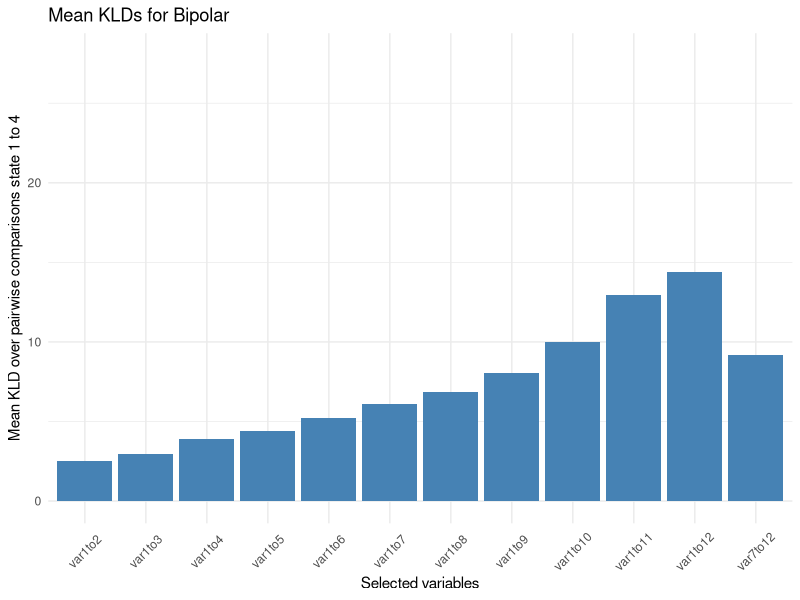
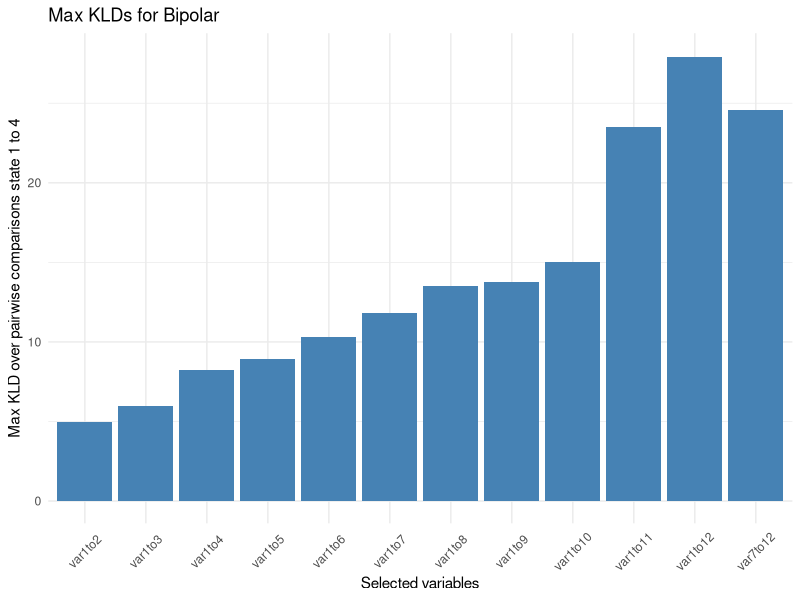
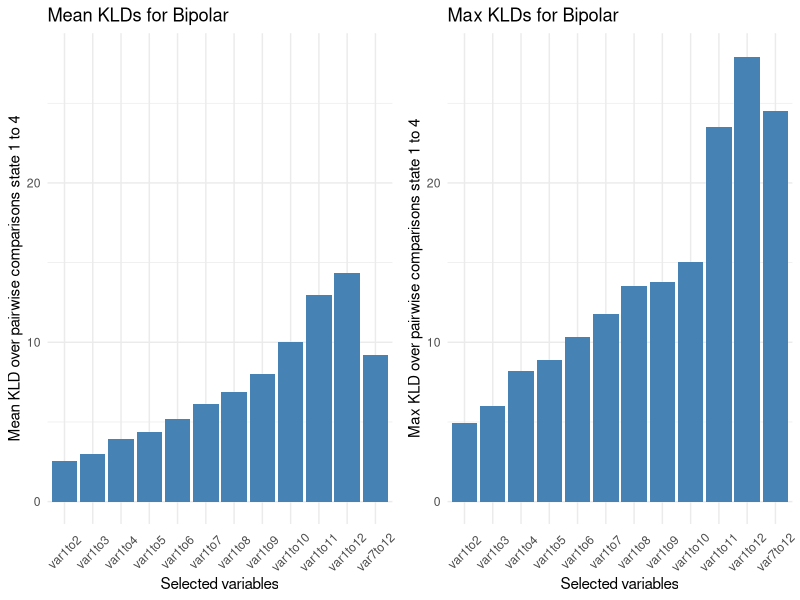
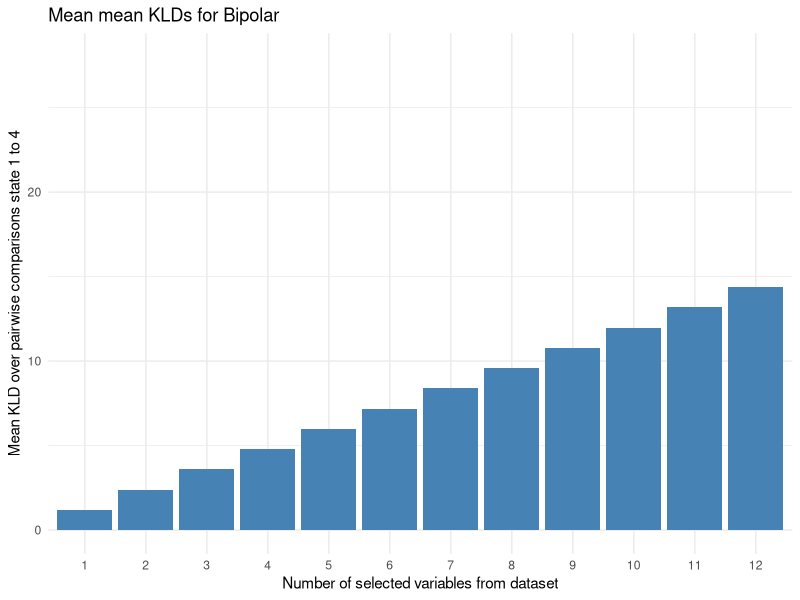
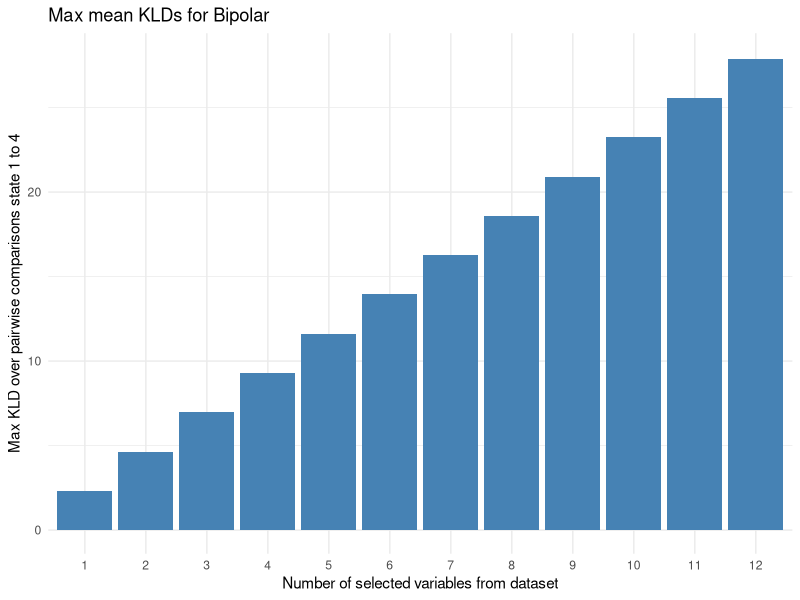
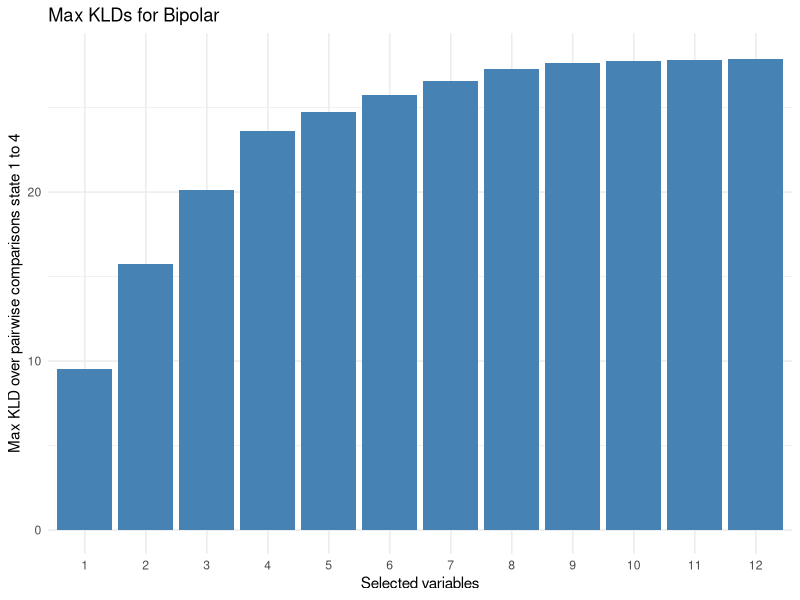
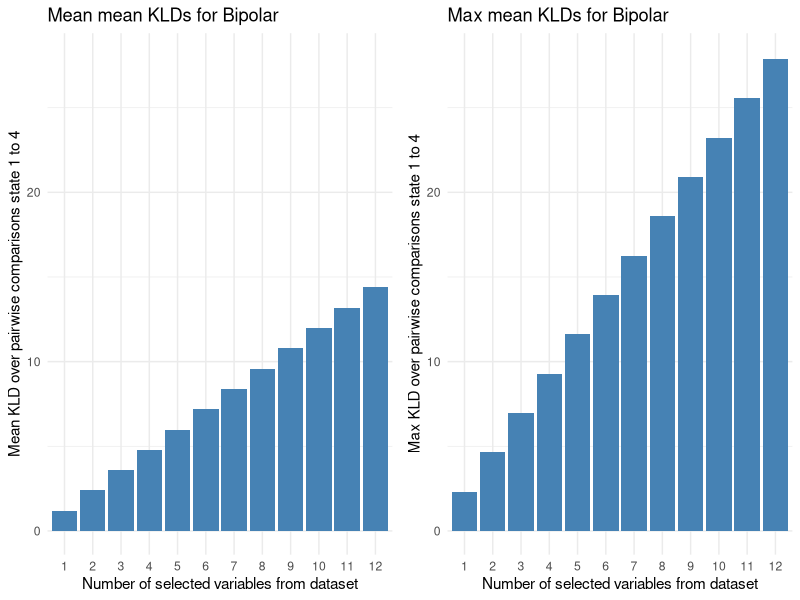
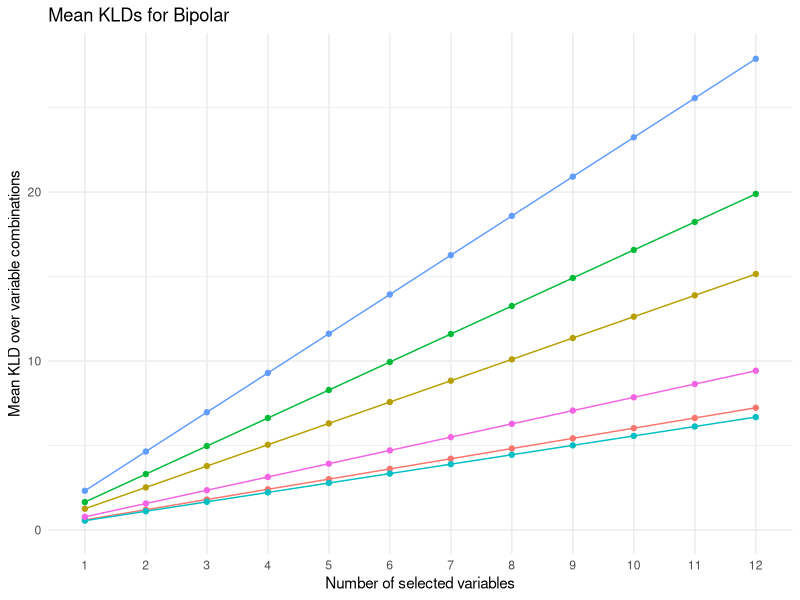

Write R code to recreate these figures, in order. (Note: this script raises an error after producing the figures.)
library(ggplot2)
library(cowplot)
library(combinat)


KLD <- function(mu1, mu2, sig1, sig2) {
  
  d <- length(mu1)
  sig1 <- matrix(sig1, d, d)
  sig2 <- matrix(sig2, d, d)
  mu1 <- matrix(mu1, nrow=d)
  mu2 <- matrix(mu2, nrow=d)
  
  kld <- 0.5 * (    log( det(sig2)/det(sig1) )
                    - d
                    + sum(diag(solve(sig2) %*% sig1))
                    + t(mu1 - mu2) %*% solve(sig2) %*% (mu1 - mu2)
  )
  
  as.numeric(kld)
}


# ---------- Compute KLDs from Emmeke's Empirical Data ---


# ----- Bipolar (published) ------

## data ####
m <- 4
n_dep <- 12
bipolar_mean <- matrix(c( 8.9,  6.9, 16.2, 10.8, 33.0, 54.5,  9.6,  8.2, 38.9,  32.4,  30.5,  31.3,
                         20.2, 16.8, 25.8, 25.5, 34.1, 50.4, 33.8, 23.9, 44.5,  37.4,  36.9,  42.8,
                         49.6, 38.5, 45.1, 49.2, 58.3, 26.5, 35.4, 37.4, 31.8,  18.0,  20.9,  33.7,
                         41.4, 32.5, 31.3, 35.7, 55.3, 29.6, 18.5, 24.0, 22.9,  14.4,  13.3,  19.5), 
                       byrow = TRUE, nrow = m, ncol = n_dep)
colnames(bipolar_mean) <- c("down","dread","worry",
                            "inadequate", "tired", "content",
                            "agitated", "irritated", "switch_focus",
                            "extremely_well", "full_of_ideas", "thoughts_racing")
rownames(bipolar_mean) <- paste0("State_", 1:m)

bipolar_SD <-  matrix(c( 5.0,  4.9, 11.7,  6.7, 20.8, 12.9,  6.1,  5.7, 11.0,  12.1,  11.0,  10.1,
                        16.2, 19.5, 20.9, 19.6, 25.3, 17.6, 24.2, 22.3, 19.6,  20.7,  18.8,  21.1,
                        20.5, 23.7, 23.3, 22.2, 21.8, 17.0, 24.4, 23.9, 18.7,  12.2,  17.5,  21.3,
                        14.4, 19.6, 19.0, 18.7, 19.1, 14.9, 14.9, 17.8,  9.5,   7.9,   6.4,   9.3),
                        byrow = TRUE, nrow = m, ncol = n_dep)
colnames(bipolar_SD) <- c("down","dread","worry",
                            "inadequate", "tired", "content",
                            "agitated", "irritated", "switch_focus",
                            "extremely_well", "full_of_ideas", "thoughts_racing")
rownames(bipolar_SD) <- paste0("State_", 1:m)

## quick look ####
mu1 <- bipolar_mean[1,]
mu2 <- bipolar_mean[2,]
mu3 <- bipolar_mean[3,]
mu4 <- bipolar_mean[4,]

sig1 <- diag(n_dep) * bipolar_SD[1,]^2
sig2 <- diag(n_dep) * bipolar_SD[2,]^2
sig3 <- diag(n_dep) * bipolar_SD[3,]^2
sig4 <- diag(n_dep) * bipolar_SD[4,]^2


KLD(mu1=mu1, mu2=mu2, sig1=sig1, sig2=sig2)
KLD(mu1=mu1, mu2=mu3, sig1=sig1, sig2=sig3)
KLD(mu1=mu1, mu2=mu4, sig1=sig1, sig2=sig4)
KLD(mu1=mu2, mu2=mu3, sig1=sig2, sig2=sig3)
KLD(mu1=mu2, mu2=mu4, sig1=sig2, sig2=sig4)
KLD(mu1=mu3, mu2=mu4, sig1=sig3, sig2=sig4)

## more elaborate look ####
n_comp <- 6 
KLDs_bipolar <- data.frame(from_var = rep(c(rep(1,11), 7), each = n_comp),
                           to_var = rep(c(2:12,12), each = n_comp),
                           mu1 = c(rep(1,3), rep(2,2), 3),
                           mu2 = c(2, 3, 4, 3, 4, 4),
                           KLD = NA)

for(i in 1:length(KLDs_bipolar[,1])){
  vars <- KLDs_bipolar$from_var[i]:KLDs_bipolar$to_var[i]
  KLDs_bipolar$KLD[i] <- KLD(mu1 = bipolar_mean[KLDs_bipolar$mu1[i], vars], 
                             mu2 = bipolar_mean[KLDs_bipolar$mu2[i], vars], 
                             sig1 = (diag(length(vars)) * bipolar_SD[KLDs_bipolar$mu1[i], vars]^2), 
                             sig2 = (diag(length(vars)) * bipolar_SD[KLDs_bipolar$mu2[i], vars]^2))
}

KLDs_bipolar$var_from_to <- factor(paste0("var",KLDs_bipolar$from_var, "to", KLDs_bipolar$to_var), 
                                      levels = unique(paste0("var",KLDs_bipolar$from_var, "to", KLDs_bipolar$to_var)))

plot_mean_bipolar <- ggplot(data = KLDs_bipolar, aes(x = var_from_to, y = KLD)) +
  geom_bar(stat = "summary", fun = "mean", fill="steelblue") + 
  ggtitle("Mean KLDs for Bipolar") +
  ylab("Mean KLD over pairwise comparisons state 1 to 4") + ylim(0,28) +
  xlab("Selected variables") +
  theme_minimal() + 
  theme(axis.text.x = element_text(angle = 45, vjust = 0.5, hjust=0.5))
plot_mean_bipolar

plot_max_bipolar <- ggplot(data = KLDs_bipolar, aes(x = var_from_to, y = KLD)) +
  geom_bar(stat = "summary", fun = "max", fill="steelblue") + 
  ggtitle("Max KLDs for Bipolar") +
  ylab("Max KLD over pairwise comparisons state 1 to 4") + ylim(0,28) +
  xlab("Selected variables") +
  theme_minimal() + 
  theme(axis.text.x = element_text(angle = 45, vjust = 0.5, hjust= 0.5))
plot_max_bipolar

plot_grid(plot_mean_bipolar, plot_max_bipolar)



## Even more elaborate look ####
n_comp <- 6 

KLDs_bipolar2 <- data.frame(n_var = rep(1:12, each = n_comp),
                           mu1 = c(rep(1,3), rep(2,2), 3),
                           mu2 = c(2, 3, 4, 3, 4, 4),
                           KLD_mean = NA, 
                           KLD_max = NA)

for(i in 1:length(KLDs_bipolar2[,1])){
  if(KLDs_bipolar2$n_var[i] < n_dep){
    var_comb <- combn(1:n_dep, m = KLDs_bipolar2$n_var[i])
    n_comb <- dim(var_comb)[2]
    KLDs <- numeric(n_comb)
    
    for(j in 1:n_comb){
      KLDs[j] <- KLD(mu1 = bipolar_mean[KLDs_bipolar2$mu1[i], var_comb[,j]], 
                     mu2 = bipolar_mean[KLDs_bipolar2$mu2[i], var_comb[,j]], 
                     sig1 = (diag(dim(var_comb)[1]) * bipolar_SD[KLDs_bipolar2$mu1[i], var_comb[,j]]^2), 
                     sig2 = (diag(dim(var_comb)[1]) * bipolar_SD[KLDs_bipolar2$mu2[i], var_comb[,j]]^2))
    }
    KLDs_bipolar2$KLD_mean[i] <- mean(KLDs)
    KLDs_bipolar2$KLD_max[i] <- max(KLDs)
  } else {
    KLDs_bipolar2$KLD_mean[i] <- KLD(mu1 = bipolar_mean[KLDs_bipolar2$mu1[i], 1:n_dep], 
                                    mu2 = bipolar_mean[KLDs_bipolar2$mu2[i], 1:n_dep], 
                                    sig1 = (diag(n_dep) * bipolar_SD[KLDs_bipolar2$mu1[i], 1:n_dep]^2), 
                                    sig2 = (diag(n_dep) * bipolar_SD[KLDs_bipolar2$mu2[i], 1:n_dep]^2))
    KLDs_bipolar2$KLD_max[i] <- KLD(mu1 = bipolar_mean[KLDs_bipolar2$mu1[i], 1:n_dep], 
                                   mu2 = bipolar_mean[KLDs_bipolar2$mu2[i], 1:n_dep], 
                                   sig1 = (diag(n_dep) * bipolar_SD[KLDs_bipolar2$mu1[i], 1:n_dep]^2), 
                                   sig2 = (diag(n_dep) * bipolar_SD[KLDs_bipolar2$mu2[i], 1:n_dep]^2))
  }
  
}

KLDs_bipolar2$n_var <- factor(KLDs_bipolar2$n_var)
KLDs_bipolar2$state_comp <- factor(paste0("st", KLDs_bipolar2$mu1,"_vs_st", KLDs_bipolar2$mu2))

### barplot visualization ####
plot_mean_mean_bipolar <- ggplot(data = KLDs_bipolar2, aes(x = n_var, y = KLD_mean)) +
  geom_bar(stat = "summary", fun = "mean", fill="steelblue") + 
  ggtitle("Mean mean KLDs for Bipolar") +
  ylab("Mean KLD over pairwise comparisons state 1 to 4") + ylim(0,28) +
  xlab("Number of selected variables from dataset") +
  theme_minimal() 
plot_mean_mean_bipolar

plot_max_mean_bipolar <- ggplot(data = KLDs_bipolar2, aes(x = n_var, y = KLD_mean)) +
  geom_bar(stat = "summary", fun = "max", fill="steelblue") + 
  ggtitle("Max mean KLDs for Bipolar") +
  ylab("Max KLD over pairwise comparisons state 1 to 4") + ylim(0,28) +
  xlab("Number of selected variables from dataset") +
  theme_minimal() 
plot_max_mean_bipolar

plot_max_bipolar <- ggplot(data = KLDs_bipolar2, aes(x = n_var, y = KLD_max)) +
  geom_bar(stat = "summary", fun = "max", fill="steelblue") + 
  ggtitle("Max KLDs for Bipolar") +
  ylab("Max KLD over pairwise comparisons state 1 to 4") + ylim(0,28) +
  xlab("Selected variables") +
  theme_minimal() 
plot_max_bipolar

plot_grid(plot_mean_mean_bipolar, plot_max_mean_bipolar)

### line visualization ####
plot_line_mean_bipolar <- ggplot(data = KLDs_bipolar2, aes(x = n_var, y = KLD_mean, group = state_comp, color = state_comp)) +
  geom_line() + 
  geom_point() + 
  ggtitle("Mean KLDs for Bipolar") +
  ylab("Mean KLD over variable combinations") + ylim(0,28) +
  xlab("Number of selected variables") +
  theme_minimal() + theme(legend.position="none")
plot_line_mean_bipolar

plot_line_max_bipolar <- ggplot(data = KLDs_bipolar2, aes(x = n_var, y = KLD_max, group = state_comp, color = state_comp)) +
  geom_line() + 
  geom_point() + 
  ggtitle("Max KLDs for Bipolar") +
  ylab("Max KLD over variable combinations") + ylim(0,28) +
  xlab("Number of selected variables") +
  theme_minimal() 
plot_line_max_bipolar

plot_grid(plot_line_mean_bipolar, plot_line_max_bipolar, rel_widths = c(0.8, 1))


# ----- Trans-ID (in prep) ------
## data ####
m <- 3
n_dep <- 10
mu1 <- c(30, 30, 40, 46, 50, 44, 39, 50, 53, 63)
mu2 <- c(41, 37, 52, 56, 39, 34, 28, 36, 42, 56)
mu3 <- c(51, 49, 58, 61, 34, 26, 24, 25, 31, 45)
TRANS_ID_mean <- rbind(mu1, mu2, mu3)
colnames(TRANS_ID_mean) <- c("cheerful",
                             "energetic",
                             "content",
                             "at_ease",
                             "restless",
                             "stressed" ,
                             "irritated",
                             "down" ,
                             "listless",
                             "tired")
rownames(TRANS_ID_mean) <- paste0("State_", 1:m)

sd1 <- c(15, 16, 17, 19, 22, 23, 23, 20, 22, 19)
sd2 <- c(15, 16, 14, 15, 17, 16, 15, 15, 18, 19)
sd3 <- c(13, 15, 10, 12, 15, 12, 12, 10, 13, 19)

TRANS_ID_SD <- rbind(sd1, sd2, sd3)
colnames(TRANS_ID_SD) <- c("cheerful",
                             "energetic",
                             "content",
                             "at_ease",
                             "restless",
                             "stressed" ,
                             "irritated",
                             "down" ,
                             "listless",
                             "tired")
rownames(TRANS_ID_SD) <- paste0("State_", 1:m)

## quick look, 3 Comparisons ####
KLD(mu1=mu1, mu2=mu2, sig1=sig1, sig2=sig2)
KLD(mu1=mu1, mu2=mu3, sig1=sig1, sig2=sig3)
KLD(mu1=mu2, mu2=mu3, sig1=sig2, sig2=sig3)

## more elobarate look ####
n_comp <- 3
KLDs_TRANS_ID <- data.frame(from_var = rep(c(rep(1,9)), each = n_comp),
                           to_var = rep(c(2:10), each = n_comp),
                           mu1 = c(1, 1, 2),
                           mu2 = c(2, 3, 3),
                           KLD = NA)

for(i in 1:length(KLDs_TRANS_ID[,1])){
  vars <- KLDs_TRANS_ID$from_var[i]:KLDs_TRANS_ID$to_var[i]
  KLDs_TRANS_ID$KLD[i] <- KLD(mu1 = TRANS_ID_mean[KLDs_TRANS_ID$mu1[i], vars], 
                             mu2 = TRANS_ID_mean[KLDs_TRANS_ID$mu2[i], vars], 
                             sig1 = (diag(length(vars)) * TRANS_ID_SD[KLDs_TRANS_ID$mu1[i], vars]^2), 
                             sig2 = (diag(length(vars)) * TRANS_ID_SD[KLDs_TRANS_ID$mu2[i], vars]^2))
}

KLDs_TRANS_ID$var_from_to <- factor(paste0("var",KLDs_TRANS_ID$from_var, "to", KLDs_TRANS_ID$to_var), 
                                   levels = unique(paste0("var",KLDs_TRANS_ID$from_var, "to", KLDs_TRANS_ID$to_var)))

plot_mean_TRANS_ID <- ggplot(data = KLDs_TRANS_ID, aes(x = var_from_to, y = KLD)) +
  geom_bar(stat = "summary", fun = "mean", fill="coral3") + 
  ggtitle("Mean KLDs for TRANS ID") +
  ylab("Mean KLD over pairwise comparisons state 1 to 3") + ylim(0,16) +
  xlab("Selected variables") +
  theme_minimal() + 
  theme(axis.text.x = element_text(angle = 45, vjust = 0.5, hjust=0.5))
plot_mean_TRANS_ID

plot_max_TRANS_ID <- ggplot(data = KLDs_TRANS_ID, aes(x = var_from_to, y = KLD)) +
  geom_bar(stat = "summary", fun = "max", fill="coral3") + 
  ggtitle("Max KLDs for TRANS ID") +
  ylab("Max KLD over pairwise comparisons state 1 to 3") + ylim(0,16) +
  xlab("Selected variables") +
  theme_minimal() + 
  theme(axis.text.x = element_text(angle = 45, vjust = 0.5, hjust=0.5))
plot_max_TRANS_ID

plot_grid(plot_mean_TRANS_ID, plot_max_TRANS_ID)

## Even more elaborate look ####
n_comp <- 3 

KLDs_TRANS_ID2 <- data.frame(n_var = rep(1:n_dep, each = n_comp),
                             mu1 = c(1, 1, 2),
                             mu2 = c(2, 3, 3),
                            KLD_mean = NA, 
                            KLD_max = NA)

for(i in 1:length(KLDs_TRANS_ID2[,1])){
  if(KLDs_TRANS_ID2$n_var[i] < n_dep){
    var_comb <- combn(1:n_dep, m = KLDs_TRANS_ID2$n_var[i])
    n_comb <- dim(var_comb)[2]
    KLDs <- numeric(n_comb)
    
    for(j in 1:n_comb){
      KLDs[j] <- KLD(mu1 = TRANS_ID_mean[KLDs_TRANS_ID2$mu1[i], var_comb[,j]], 
                     mu2 = TRANS_ID_mean[KLDs_TRANS_ID2$mu2[i], var_comb[,j]], 
                     sig1 = (diag(dim(var_comb)[1]) * TRANS_ID_SD[KLDs_TRANS_ID2$mu1[i], var_comb[,j]]^2), 
                     sig2 = (diag(dim(var_comb)[1]) * TRANS_ID_SD[KLDs_TRANS_ID2$mu2[i], var_comb[,j]]^2))
    }
    KLDs_TRANS_ID2$KLD_mean[i] <- mean(KLDs)
    KLDs_TRANS_ID2$KLD_max[i] <- max(KLDs)
  } else {
    KLDs_TRANS_ID2$KLD_mean[i] <- KLD(mu1 = TRANS_ID_mean[KLDs_TRANS_ID2$mu1[i], 1:n_dep], 
                                     mu2 = TRANS_ID_mean[KLDs_TRANS_ID2$mu2[i], 1:n_dep], 
                                     sig1 = (diag(n_dep) * TRANS_ID_SD[KLDs_TRANS_ID2$mu1[i], 1:n_dep]^2), 
                                     sig2 = (diag(n_dep) * TRANS_ID_SD[KLDs_TRANS_ID2$mu2[i], 1:n_dep]^2))
    KLDs_TRANS_ID2$KLD_max[i] <- KLD(mu1 = TRANS_ID_mean[KLDs_TRANS_ID2$mu1[i], 1:n_dep], 
                                    mu2 = TRANS_ID_mean[KLDs_TRANS_ID2$mu2[i], 1:n_dep], 
                                    sig1 = (diag(n_dep) * TRANS_ID_SD[KLDs_TRANS_ID2$mu1[i], 1:n_dep]^2), 
                                    sig2 = (diag(n_dep) * TRANS_ID_SD[KLDs_TRANS_ID2$mu2[i], 1:n_dep]^2))
  }
  
}

KLDs_TRANS_ID2$n_var <- factor(KLDs_TRANS_ID2$n_var)
KLDs_TRANS_ID2$state_comp <- factor(paste0("st", KLDs_TRANS_ID2$mu1,"_vs_st", KLDs_TRANS_ID2$mu2))

### barplot visualization ####
plot_mean_mean_TRANS_ID <- ggplot(data = KLDs_TRANS_ID2, aes(x = n_var, y = KLD_mean)) +
  geom_bar(stat = "summary", fun = "mean", fill="steelblue") + 
  ggtitle("Mean mean KLDs for TRANS-ID") +
  ylab("Mean KLD over pairwise comparisons state 1 to 4") + ylim(0,28) +
  xlab("Number of selected variables from dataset") +
  theme_minimal() 
plot_mean_mean_TRANS_ID

plot_max_mean_TRANS_ID <- ggplot(data = KLDs_TRANS_ID2, aes(x = n_var, y = KLD_mean)) +
  geom_bar(stat = "summary", fun = "max", fill="steelblue") + 
  ggtitle("Max mean KLDs for TRANS-ID") +
  ylab("Max KLD over pairwise comparisons state 1 to 4") + ylim(0,28) +
  xlab("Number of selected variables from dataset") +
  theme_minimal() 
plot_max_mean_TRANS_ID

plot_max_TRANS_ID <- ggplot(data = KLDs_TRANS_ID2, aes(x = n_var, y = KLD_max)) +
  geom_bar(stat = "summary", fun = "max", fill="steelblue") + 
  ggtitle("Max KLDs for TRANS-ID") +
  ylab("Max KLD over pairwise comparisons state 1 to 4") + ylim(0,28) +
  xlab("Selected variables") +
  theme_minimal() 
plot_max_TRANS_ID

plot_grid(plot_mean_mean_TRANS_ID, plot_max_mean_TRANS_ID)

### line visualization ####
plot_line_mean_TRANS_ID <- ggplot(data = KLDs_TRANS_ID2, aes(x = n_var, y = KLD_mean, group = state_comp, color = state_comp)) +
  geom_line() + 
  geom_point() + 
  ggtitle("Mean KLDs for TRANS-ID") +
  ylab("Mean KLD over variable combinations") + ylim(0,20) +
  xlab("Number of selected variables") +
  theme_minimal() + theme(legend.position="none")
plot_line_mean_TRANS_ID

plot_line_max_TRANS_ID <- ggplot(data = KLDs_TRANS_ID2, aes(x = n_var, y = KLD_max, group = state_comp, color = state_comp)) +
  geom_line() + 
  geom_point() + 
  ggtitle("Max KLDs for TRANS-ID") +
  ylab("Max KLD over variable combinations") + ylim(0,20) +
  xlab("Number of selected variables") +
  theme_minimal() 
plot_line_max_TRANS_ID

plot_grid(plot_line_mean_TRANS_ID, plot_line_max_TRANS_ID, rel_widths = c(0.8, 1))


#############
# ----- Suicidal crisis (submitted) ------
###########
m <- 4
n_dep <- 5
mu1 <- c(32, 44, 17, 42, 4)
mu2 <- c(52, 35, 30, 40, 48)
mu3 <- c(59, 33, 39, 42, 56)
mu4 <- c(72, 14, 49, 7, 66)

CAB_crisis_mean <- rbind(mu1, mu2, mu3, mu4)
colnames(CAB_crisis_mean) <- c("NegatiefAffect",
                               "Controle",
                               "Terugtrekken",
                               "BehoefteContact",
                               "Suicidaliteit")
rownames(CAB_crisis_mean) <- paste0("State_", 1:m)

sd1 <- c(13, 15, 16, 17,  2)
sd2 <- c(12, 14, 18, 21, 16)
sd3 <- c(15, 17, 26, 26, 20)
sd4 <- c(16,  9, 33,  4, 18)

CAB_crisis_SD <- rbind(sd1, sd2, sd3, sd4)
colnames(CAB_crisis_SD) <- c("NegatiefAffect",
                           "Controle",
                           "Terugtrekken",
                           "BehoefteContact",
                           "Suicidaliteit")
rownames(CAB_crisis_SD) <- paste0("State_", 1:m)

# more elobarte check 
n_comp <- 6 
KLDs_CAB_crisis <- data.frame(from_var = rep(c(rep(1,4)), each = n_comp),
                           to_var = rep(c(2:5), each = n_comp),
                           mu1 = c(rep(1,3), rep(2,2), 3),
                           mu2 = c(2, 3, 4, 3, 4, 4),
                           KLD = NA)

for(i in 1:length(KLDs_CAB_crisis[,1])){
  vars <- KLDs_CAB_crisis$from_var[i]:KLDs_CAB_crisis$to_var[i]
  KLDs_CAB_crisis$KLD[i] <- KLD(mu1 = CAB_crisis_mean[KLDs_CAB_crisis$mu1[i], vars], 
                             mu2 = CAB_crisis_mean[KLDs_CAB_crisis$mu2[i], vars], 
                             sig1 = (diag(length(vars)) * CAB_crisis_SD[KLDs_CAB_crisis$mu1[i], vars]^2), 
                             sig2 = (diag(length(vars)) * CAB_crisis_SD[KLDs_CAB_crisis$mu2[i], vars]^2))
}

KLDs_CAB_crisis$var_from_to <- factor(paste0("var",KLDs_CAB_crisis$from_var, "to", KLDs_CAB_crisis$to_var), 
                                   levels = unique(paste0("var",KLDs_CAB_crisis$from_var, "to", KLDs_CAB_crisis$to_var)))

plot_mean_CAB_crisis <- ggplot(data = KLDs_CAB_crisis, aes(x = var_from_to, y = KLD)) +
  geom_bar(stat = "summary", fun = "mean", fill="darkseagreen") + 
  ggtitle("Mean KLDs for CAB crisis") +
  ylab("Mean KLD over pairwise comparisons state 1 to 4") +
  xlab("Selected variables") +
  theme_minimal() + 
  theme(axis.text.x = element_text(angle = 45, vjust = 0.5, hjust=0.5)) 
plot_mean_CAB_crisis

plot_max_CAB_crisis <- ggplot(data = KLDs_CAB_crisis, aes(x = var_from_to, y = KLD)) +
  geom_bar(stat = "summary", fun = "max", fill="darkseagreen") + 
  ggtitle("Max KLDs for CAB crisis") +
  ylab("Max KLD over pairwise comparisons state 1 to 4") +
  xlab("Selected variables") +
  theme_minimal() + 
  theme(axis.text.x = element_text(angle = 45, vjust = 0.5, hjust= 0.5))
plot_max_CAB_crisis

plot_grid(plot_mean_CAB_crisis, plot_max_CAB_crisis)


plot_max_CAB_crisis <- ggplot(data = KLDs_CAB_crisis, aes(x = var_from_to, y = KLD)) +
  geom_bar(stat = "summary", fun = "max", fill="darkseagreen") + 
  ggtitle("Max KLDs for CAB crisis") +
  ylab("Max KLD over pairwise comparisons state 1 to 4") +
  xlab("Selected variables") +
  theme_minimal() + 
  theme(axis.text.x = element_text(angle = 45, vjust = 0.5, hjust= 0.5))
plot_max_CAB_crisis

plot_grid(plot_mean_CAB_crisis, plot_max_CAB_crisis)

## Even more elaborate look ####
n_comp <- 6 

KLDs_CAB_crisis2 <- data.frame(n_var = rep(1:n_dep, each = n_comp),
                             mu1 = c(rep(1,3), rep(2,2), 3),
                             mu2 = c(2, 3, 4, 3, 4, 4),
                             KLD_mean = NA, 
                             KLD_max = NA)

for(i in 1:length(KLDs_CAB_crisis2[,1])){
  if(KLDs_CAB_crisis2$n_var[i] < n_dep){
    var_comb <- combn(1:n_dep, m = KLDs_CAB_crisis2$n_var[i])
    n_comb <- dim(var_comb)[2]
    KLDs <- numeric(n_comb)
    
    for(j in 1:n_comb){
      KLDs[j] <- KLD(mu1 = CAB_crisis_mean[KLDs_CAB_crisis2$mu1[i], var_comb[,j]], 
                     mu2 = CAB_crisis_mean[KLDs_CAB_crisis2$mu2[i], var_comb[,j]], 
                     sig1 = (diag(dim(var_comb)[1]) * CAB_crisis_SD[KLDs_CAB_crisis2$mu1[i], var_comb[,j]]^2), 
                     sig2 = (diag(dim(var_comb)[1]) * CAB_crisis_SD[KLDs_CAB_crisis2$mu2[i], var_comb[,j]]^2))
    }
    KLDs_CAB_crisis2$KLD_mean[i] <- mean(KLDs)
    KLDs_CAB_crisis2$KLD_max[i] <- max(KLDs)
  } else {
    KLDs_CAB_crisis2$KLD_mean[i] <- KLD(mu1 = CAB_crisis_mean[KLDs_CAB_crisis2$mu1[i], 1:n_dep], 
                                      mu2 = CAB_crisis_mean[KLDs_CAB_crisis2$mu2[i], 1:n_dep], 
                                      sig1 = (diag(n_dep) * CAB_crisis_SD[KLDs_CAB_crisis2$mu1[i], 1:n_dep]^2), 
                                      sig2 = (diag(n_dep) * CAB_crisis_SD[KLDs_CAB_crisis2$mu2[i], 1:n_dep]^2))
    KLDs_CAB_crisis2$KLD_max[i] <- KLD(mu1 = CAB_crisis_mean[KLDs_CAB_crisis2$mu1[i], 1:n_dep], 
                                     mu2 = CAB_crisis_mean[KLDs_CAB_crisis2$mu2[i], 1:n_dep], 
                                     sig1 = (diag(n_dep) * CAB_crisis_SD[KLDs_CAB_crisis2$mu1[i], 1:n_dep]^2), 
                                     sig2 = (diag(n_dep) * CAB_crisis_SD[KLDs_CAB_crisis2$mu2[i], 1:n_dep]^2))
  }
  
}

KLDs_CAB_crisis2$n_var <- factor(KLDs_CAB_crisis2$n_var)
KLDs_CAB_crisis2$state_comp <- factor(paste0("st", KLDs_CAB_crisis2$mu1,"_vs_st", KLDs_CAB_crisis2$mu2))

### barplot visualization ####
plot_mean_mean_CAB_crisis <- ggplot(data = KLDs_CAB_crisis2, aes(x = n_var, y = KLD_mean)) +
  geom_bar(stat = "summary", fun = "mean", fill="steelblue") + 
  ggtitle("Mean mean KLDs for CAB crisis") +
  ylab("Mean KLD over pairwise comparisons state 1 to 4") + ylim(0,28) +
  xlab("Number of selected variables from dataset") +
  theme_minimal() 
plot_mean_mean_CAB_crisis

plot_max_mean_CAB_crisis <- ggplot(data = KLDs_CAB_crisis2, aes(x = n_var, y = KLD_mean)) +
  geom_bar(stat = "summary", fun = "max", fill="steelblue") + 
  ggtitle("Max mean KLDs for CAB crisis") +
  ylab("Max KLD over pairwise comparisons state 1 to 4") + ylim(0,28) +
  xlab("Number of selected variables from dataset") +
  theme_minimal() 
plot_max_mean_CAB_crisis

plot_max_CAB_crisis <- ggplot(data = KLDs_CAB_crisis2, aes(x = n_var, y = KLD_max)) +
  geom_bar(stat = "summary", fun = "max", fill="steelblue") + 
  ggtitle("Max KLDs for CAB crisis") +
  ylab("Max KLD over pairwise comparisons state 1 to 4") + ylim(0,28) +
  xlab("Selected variables") +
  theme_minimal() 
plot_max_CAB_crisis

plot_grid(plot_mean_mean_CAB_crisis, plot_max_mean_CAB_crisis)

### line visualization ####
plot_line_mean_CAB_crisis <- ggplot(data = KLDs_CAB_crisis2, aes(x = n_var, y = KLD_mean, group = state_comp, color = state_comp)) +
  geom_line() + 
  geom_point() + 
  ggtitle("Mean KLDs for CAB crisis") +
  ylab("Mean KLD over variable combinations") + 
  xlab("Number of selected variables") +
  theme_minimal() + theme(legend.position="none")
plot_line_mean_CAB_crisis

plot_line_max_CAB_crisis <- ggplot(data = KLDs_CAB_crisis2, aes(x = n_var, y = KLD_max, group = state_comp, color = state_comp)) +
  geom_line() + 
  geom_point() + 
  ggtitle("Max KLDs for CAB crisis") +
  ylab("Max KLD over variable combinations") + 
  xlab("Number of selected variables") +
  theme_minimal() 
plot_line_max_CAB_crisis

plot_grid(plot_line_mean_CAB_crisis, plot_line_max_CAB_crisis, rel_widths = c(0.8, 1))

#########
# ----- Psychotic substances (submitted) ------
########
m <- 4
n_dep <- 6
mu1 <- c(25, 17, 7, 7, 6, 5)
mu2 <- c(39, 35, 20, 20, 4, 4)
mu3 <- c(37, 31, 16, 19, 22, 12)
mu4 <- c(58, 57, 41, 40, 32, 29)

psychotic_mean <- rbind(mu1, mu2, mu3, mu4)
colnames(psychotic_mean) <- c("Stressed",
                              "Down",
                              "Suspicious",
                              "Paranoia",
                              "Broadcasting",
                              "External_Control" )
rownames(psychotic_mean) <- paste0("State_", 1:m)

sd1 <- c(4, 3, 2, 2, 2, 2)
sd2 <- c(4, 3, 2, 2, 2, 2)
sd3 <- c(4, 4, 4, 4, 4, 4)
sd4 <- c(5, 5, 5, 5, 5, 5)

psychotic_SD <- rbind(sd1, sd2, sd3, sd4)
colnames(psychotic_SD) <- c("Stressed",
                             "Down",
                             "Suspicious",
                             "Paranoia",
                             "Broadcasting",
                             "External_Control" )
rownames(psychotic_SD) <- paste0("State_", 1:m)


# more elobarte check 
n_comp <- 6 
KLDs_psychotic <- data.frame(from_var = rep(c(rep(1,5)), each = n_comp),
                             to_var = rep(c(2:6), each = n_comp),
                             mu1 = c(rep(1,3), rep(2,2), 3),
                             mu2 = c(2, 3, 4, 3, 4, 4),
                             KLD = NA)

for(i in 1:length(KLDs_psychotic[,1])){
  vars <- KLDs_psychotic$from_var[i]:KLDs_psychotic$to_var[i]
  KLDs_psychotic$KLD[i] <- KLD(mu1 = psychotic_mean[KLDs_psychotic$mu1[i], vars], 
                               mu2 = psychotic_mean[KLDs_psychotic$mu2[i], vars], 
                               sig1 = (diag(length(vars)) * psychotic_SD[KLDs_psychotic$mu1[i], vars]^2), 
                               sig2 = (diag(length(vars)) * psychotic_SD[KLDs_psychotic$mu2[i], vars]^2))
}

KLDs_psychotic$var_from_to <- factor(paste0("var",KLDs_psychotic$from_var, "to", KLDs_psychotic$to_var), 
                                     levels = unique(paste0("var",KLDs_psychotic$from_var, "to", KLDs_psychotic$to_var)))

plot_mean_psychotic <- ggplot(data = KLDs_psychotic, aes(x = var_from_to, y = KLD)) +
  geom_bar(stat = "summary", fun = "mean", fill="darkorchid4") + 
  ggtitle("Mean KLDs for psychotic") +
  ylab("Mean KLD over pairwise comparisons state 1 to 4") +
  xlab("Selected variables") +
  theme_minimal() + 
  theme(axis.text.x = element_text(angle = 45, vjust = 0.5, hjust=0.5)) 
plot_mean_psychotic

plot_max_psychotic <- ggplot(data = KLDs_psychotic, aes(x = var_from_to, y = KLD)) +
  geom_bar(stat = "summary", fun = "max", fill="darkorchid4") + 
  ggtitle("Max KLDs for psychotic") +
  ylab("Max KLD over pairwise comparisons state 1 to 4") +
  xlab("Selected variables") +
  theme_minimal() + 
  theme(axis.text.x = element_text(angle = 45, vjust = 0.5, hjust= 0.5))
plot_max_psychotic

plot_grid(plot_mean_psychotic, plot_max_psychotic)

## Even more elaborate look ####
n_comp <- 6 

KLDs_psychotic2 <- data.frame(n_var = rep(1:n_dep, each = n_comp),
                               mu1 = c(rep(1,3), rep(2,2), 3),
                               mu2 = c(2, 3, 4, 3, 4, 4),
                               KLD_mean = NA, 
                               KLD_max = NA)

for(i in 1:length(KLDs_psychotic2[,1])){
  if(KLDs_psychotic2$n_var[i] < n_dep){
    var_comb <- combn(1:n_dep, m = KLDs_psychotic2$n_var[i])
    n_comb <- dim(var_comb)[2]
    KLDs <- numeric(n_comb)
    
    for(j in 1:n_comb){
      KLDs[j] <- KLD(mu1 = psychotic_mean[KLDs_psychotic2$mu1[i], var_comb[,j]], 
                     mu2 = psychotic_mean[KLDs_psychotic2$mu2[i], var_comb[,j]], 
                     sig1 = (diag(dim(var_comb)[1]) * psychotic_SD[KLDs_psychotic2$mu1[i], var_comb[,j]]^2), 
                     sig2 = (diag(dim(var_comb)[1]) * psychotic_SD[KLDs_psychotic2$mu2[i], var_comb[,j]]^2))
    }
    KLDs_psychotic2$KLD_mean[i] <- mean(KLDs)
    KLDs_psychotic2$KLD_max[i] <- max(KLDs)
  } else {
    KLDs_psychotic2$KLD_mean[i] <- KLD(mu1 = psychotic_mean[KLDs_psychotic2$mu1[i], 1:n_dep], 
                                        mu2 = psychotic_mean[KLDs_psychotic2$mu2[i], 1:n_dep], 
                                        sig1 = (diag(n_dep) * psychotic_SD[KLDs_psychotic2$mu1[i], 1:n_dep]^2), 
                                        sig2 = (diag(n_dep) * psychotic_SD[KLDs_psychotic2$mu2[i], 1:n_dep]^2))
    KLDs_psychotic2$KLD_max[i] <- KLD(mu1 = psychotic_mean[KLDs_psychotic2$mu1[i], 1:n_dep], 
                                       mu2 = psychotic_mean[KLDs_psychotic2$mu2[i], 1:n_dep], 
                                       sig1 = (diag(n_dep) * psychotic_SD[KLDs_psychotic2$mu1[i], 1:n_dep]^2), 
                                       sig2 = (diag(n_dep) * psychotic_SD[KLDs_psychotic2$mu2[i], 1:n_dep]^2))
  }
  
}

KLDs_psychotic2$n_var <- factor(KLDs_psychotic2$n_var)
KLDs_psychotic2$state_comp <- factor(paste0("st", KLDs_psychotic2$mu1,"_vs_st", KLDs_psychotic2$mu2))

### barplot visualization ####
plot_mean_mean_psychotic <- ggplot(data = KLDs_psychotic2, aes(x = n_var, y = KLD_mean)) +
  geom_bar(stat = "summary", fun = "mean", fill="steelblue") + 
  ggtitle("Mean mean KLDs for psychotic") +
  ylab("Mean KLD over pairwise comparisons state 1 to 4") + ylim(0,28) +
  xlab("Number of selected variables from dataset") +
  theme_minimal() 
plot_mean_mean_psychotic

plot_max_mean_psychotic <- ggplot(data = KLDs_psychotic2, aes(x = n_var, y = KLD_mean)) +
  geom_bar(stat = "summary", fun = "max", fill="steelblue") + 
  ggtitle("Max mean KLDs for psychotic") +
  ylab("Max KLD over pairwise comparisons state 1 to 4") + ylim(0,28) +
  xlab("Number of selected variables from dataset") +
  theme_minimal() 
plot_max_mean_psychotic

plot_max_psychotic <- ggplot(data = KLDs_psychotic2, aes(x = n_var, y = KLD_max)) +
  geom_bar(stat = "summary", fun = "max", fill="steelblue") + 
  ggtitle("Max KLDs for psychotic") +
  ylab("Max KLD over pairwise comparisons state 1 to 4") + ylim(0,28) +
  xlab("Selected variables") +
  theme_minimal() 
plot_max_psychotic

plot_grid(plot_mean_mean_psychotic, plot_max_mean_psychotic)

### line visualization ####
plot_line_mean_psychotic <- ggplot(data = KLDs_psychotic2, aes(x = n_var, y = KLD_mean, group = state_comp, color = state_comp)) +
  geom_line() + 
  geom_point() + 
  ggtitle("Mean KLDs for psychotic") +
  ylab("Mean KLD over variable combinations") + 
  xlab("Number of selected variables") +
  theme_minimal() + theme(legend.position="none")
plot_line_mean_psychotic

plot_line_max_psychotic <- ggplot(data = KLDs_psychotic2, aes(x = n_var, y = KLD_max, group = state_comp, color = state_comp)) +
  geom_line() + 
  geom_point() + 
  ggtitle("Max KLDs for psychotic") +
  ylab("Max KLD over variable combinations") + 
  xlab("Number of selected variables") +
  theme_minimal() 
plot_line_max_psychotic

plot_grid(plot_line_mean_psychotic, plot_line_max_psychotic, rel_widths = c(0.8, 1))



#########


# ----- Mindfulness (toy emp example) ------
mu1 <- c(68, 49, 64, 65, 4, 5, 9, 6)
mu2 <- c(61, 43, 54, 54, 17, 19, 25, 20)
mu3 <- c(36, 22, 34, 31, 34, 24, 47, 34)
d <- length(mu1)
sig1 <- diag(d) * c(15, 24, 21, 18, 4, 4, 8, 5)^2
sig2 <- diag(d) * c(16, 21, 22, 19, 17, 20, 19, 18)^2
sig3 <- diag(d) * c(19, 16, 22, 19, 28, 26, 25, 26)^2
# 3 Comparisons
KLD(mu1=mu1, mu2=mu2, sig1=sig1, sig2=sig2)
KLD(mu1=mu1, mu2=mu3, sig1=sig1, sig2=sig3)
KLD(mu1=mu2, mu2=mu3, sig1=sig2, sig2=sig3)
